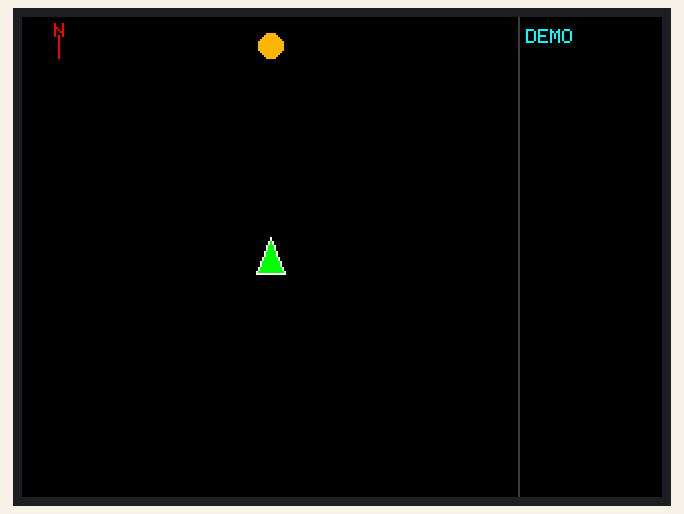
A sketch run on a simulated ESP32. On the bench: 320×240 colour display.

Above: at 0.38 s.
At 0.79 s:
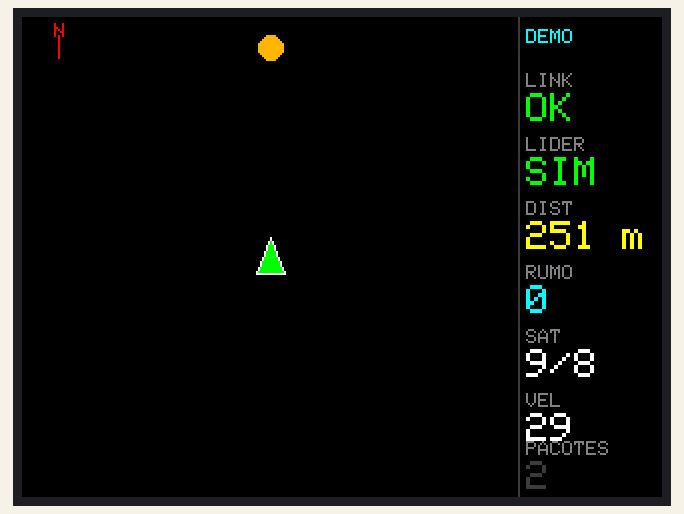
At 2.95 s:
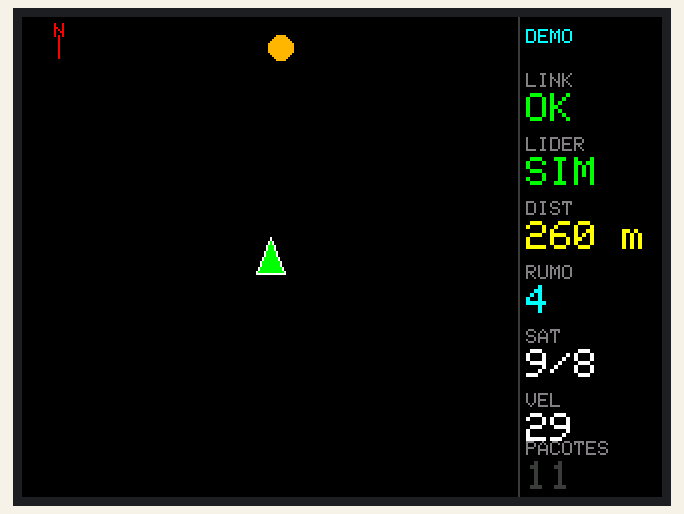
At 5.52 s:
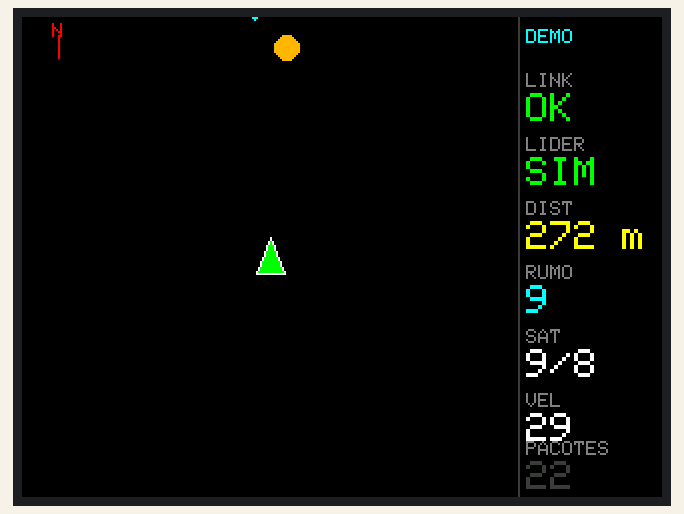
At 12.61 s:
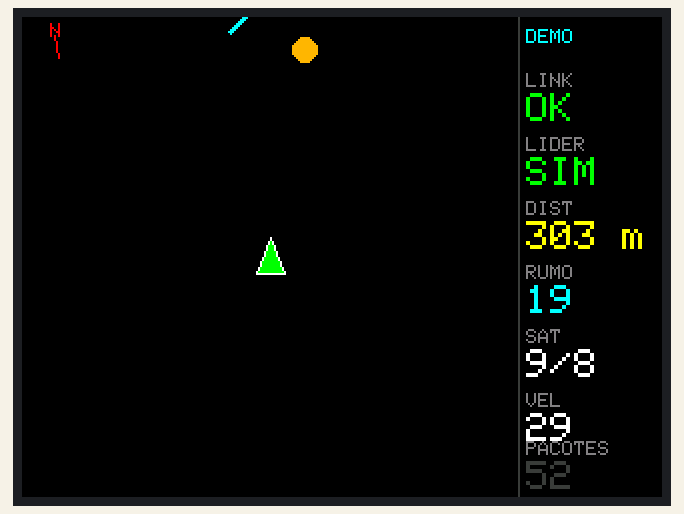
At 39.83 s:
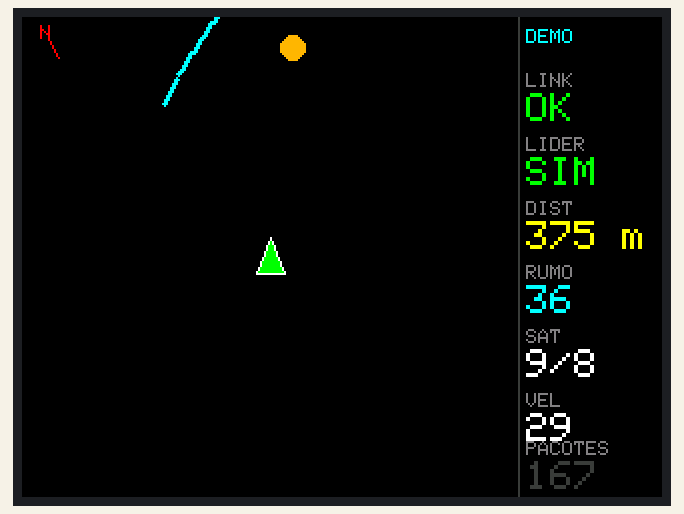

The sketch:

cyd_map_sim.ino
```cpp
/*
 * CYD (ESP32) - SIMULACAO do mapa estilo Waze (sem LoRa, sem GPS).
 * -------------------------------------------------------------------------
 * Mostra como vai ficar a tela do seguidor:
 *   - EU no centro (triangulo verde), mapa HEADING-UP (gira com meu rumo).
 *   - LIDER (circulo laranja) se movendo, com RASTRO (breadcrumb) em ciano.
 *   - Seta na borda quando o lider sai da tela + linha/distancia ate ele.
 *   - Painel: LINK, LIDER fix, distancia, rumo, satelites, velocidade, pacotes.
 * Tudo com dados FALSOS (animacao) so pra visualizar o layout no CYD real.
 * Desenho num sprite offscreen -> sem flicker.
 */
#define LGFX_AUTODETECT
#define LGFX_USE_V1
#include <LovyanGFX.hpp>
#include <LGFX_AUTODETECT.hpp>
#include <math.h>

static LGFX tft;

// ---- layout (320x240 paisagem) ----
const int SCR_W = 320, SCR_H = 240;
const int PANEL_W = 72;           // painel mais estreito -> mapa maior
const int MW = SCR_W - PANEL_W;   // largura do mapa = 210
const int MH = SCR_H;             // 240
const int CX = MW / 2;            // centro do mapa (eu)
const int CY = MH / 2;
const int PX = SCR_W - PANEL_W;   // inicio do painel (x=210)

LGFX_Sprite canvas(&tft);         // buffer do mapa

// ---- cores ----
#define C_BG    0x0841
#define C_BLACK 0x0000
#define C_WHITE 0xFFFF
#define C_GREEN 0x07E0
#define C_CYAN  0x07FF
#define C_ORANG 0xFD20
#define C_YEL   0xFFE0
#define C_RED   0xF800
#define C_GREY  0x8410
#define C_DGREY 0x39E7

const float MPP = 2.0f;           // metros por pixel (zoom)

// ---- estado simulado (metros, referencial absoluto) ----
float meX = 0, meY = 0, heading = 0;   // minha posicao e rumo (graus)
float t = 0;                            // tempo de simulacao
uint32_t pkt = 0;

struct Pt { float x, y; };
const int TRAIL_MAX = 400;
Pt trail[TRAIL_MAX];
int trailN = 0, trailHead = 0;
float lastTX = 1e9, lastTY = 1e9;

void addTrail(float x, float y) {
  float dx = x - lastTX, dy = y - lastTY;
  if (dx*dx + dy*dy < 9.0f) return;    // move >3m
  trail[trailHead] = {x, y};
  trailHead = (trailHead + 1) % TRAIL_MAX;
  if (trailN < TRAIL_MAX) trailN++;
  lastTX = x; lastTY = y;
}

// converte ponto absoluto (metros) -> tela, com EU no centro e heading-up
void worldToScreen(float ax, float ay, int &sx, int &sy) {
  float dx = ax - meX;              // leste
  float dy = ay - meY;              // norte
  float h = heading * (float)M_PI / 180.0f;
  float up    =  dy * cosf(h) + dx * sinf(h);
  float right =  dx * cosf(h) - dy * sinf(h);
  sx = CX + (int)(right / MPP);
  sy = CY - (int)(up    / MPP);
}

void setup() {
  Serial.begin(115200);
  tft.init();
  tft.setRotation(1);
  tft.fillScreen(C_BLACK);

  canvas.setColorDepth(8);        // 8 bits -> ~60KB (cabe na RAM do ESP32)
  if (!canvas.createSprite(MW, MH)) {
    tft.setTextColor(C_RED); tft.setCursor(10,10); tft.print("sem memoria p/ sprite");
  }
  drawPanelStatic();
}

// ---- painel (lado direito) ----
void drawPanelStatic() {
  tft.fillRect(PX, 0, PANEL_W, SCR_H, C_BLACK);
  tft.drawFastVLine(PX, 0, SCR_H, C_DGREY);
  tft.setTextColor(C_CYAN, C_BLACK);
  tft.setTextSize(1);
  tft.setCursor(PX + 4, 6); tft.print("DEMO");
}

void panelVal(int y, const char* label, const char* val, uint16_t col) {
  tft.setTextSize(1); tft.setTextColor(C_GREY, C_BLACK);
  tft.setCursor(PX + 4, y); tft.print(label);
  tft.setTextSize(2); tft.setTextColor(col, C_BLACK);
  tft.setCursor(PX + 4, y + 10); tft.printf("%-5s", val);
}

void loop() {
  // ---- avanca a simulacao ----
  t += 0.05f;
  heading = 40.0f * sinf(t * 0.1f);            // rumo balanca +-40 graus
  float h = heading * (float)M_PI / 180.0f;
  float v = 8.0f * 0.05f;                        // eu ando pra frente
  meX += v * sinf(h);
  meY += v * cosf(h);

  // lider: a frente de mim, distancia varia (as vezes sai da tela)
  float lead = 120.0f + 260.0f * (0.5f + 0.5f * sinf(t * 0.15f));
  float lateral = 70.0f * sinf(t * 0.30f);
  float lx = meX + lead * sinf(h) + lateral * cosf(h);
  float ly = meY + lead * cosf(h) - lateral * sinf(h);
  addTrail(lx, ly);
  pkt++;

  // ---- desenha o mapa no sprite ----
  canvas.fillScreen(C_BG);

  // rastro
  int psx = -9999, psy = -9999;
  for (int k = 0; k < trailN; k++) {
    int idx = (trailHead - trailN + k + TRAIL_MAX) % TRAIL_MAX;
    int sx, sy; worldToScreen(trail[idx].x, trail[idx].y, sx, sy);
    if (psx > -9999) canvas.drawLine(psx, psy, sx, sy, C_CYAN);
    canvas.fillCircle(sx, sy, 1, C_CYAN);
    psx = sx; psy = sy;
  }

  // lider
  int lsx, lsy; worldToScreen(lx, ly, lsx, lsy);
  bool vis = (lsx >= 0 && lsx < MW && lsy >= 0 && lsy < MH);
  if (vis) {
    canvas.drawLine(CX, CY, lsx, lsy, C_DGREY);
    canvas.fillCircle(lsx, lsy, 5, C_ORANG);
    canvas.drawCircle(lsx, lsy, 8, C_WHITE);
  } else {
    // seta na borda apontando pro lider
    float ax = lsx - CX, ay = lsy - CY, L = sqrtf(ax*ax + ay*ay);
    ax /= L; ay /= L;
    int ex = CX + (int)(ax * (CX - 14)); ex = constrain(ex, 12, MW - 12);
    int ey = CY + (int)(ay * (CY - 14)); ey = constrain(ey, 12, MH - 12);
    canvas.fillCircle(ex, ey, 6, C_ORANG);
  }

  // EU (centro)
  canvas.fillTriangle(CX, CY-10, CX-7, CY+8, CX+7, CY+8, C_GREEN);
  canvas.drawTriangle(CX, CY-10, CX-7, CY+8, CX+7, CY+8, C_WHITE);

  // indicador de Norte (gira)
  float ux = -sinf(h), uy = cosf(h);
  canvas.drawLine(18, 20, 18 + (int)(ux*12), 20 - (int)(uy*12), C_RED);
  canvas.setTextColor(C_RED); canvas.setTextSize(1);
  canvas.setCursor(18 + (int)(ux*15) - 2, 20 - (int)(uy*15) - 3); canvas.print("N");

  canvas.pushSprite(0, 0);

  // ---- painel ----
  float dx = lx - meX, dy = ly - meY;
  float dist = sqrtf(dx*dx + dy*dy);
  float brg = atan2f(dx, dy) * 180.0f / (float)M_PI; if (brg < 0) brg += 360;
  char b[16];
  panelVal(28,  "LINK",   "OK",  C_GREEN);
  panelVal(60,  "LIDER",  "SIM", C_GREEN);
  snprintf(b, sizeof(b), "%d m", (int)dist);      panelVal(92,  "DIST", b, C_YEL);
  snprintf(b, sizeof(b), "%d", (int)brg);         panelVal(124, "RUMO", b, C_CYAN);
  snprintf(b, sizeof(b), "%d/%d", 9, 8);          panelVal(156, "SAT", b, C_WHITE);
  snprintf(b, sizeof(b), "%.0f", 8.0f*3.6f);      panelVal(188, "VEL", b, C_WHITE);
  snprintf(b, sizeof(b), "%lu", (unsigned long)pkt); panelVal(212, "PACOTES", b, C_DGREY);

  delay(40);
}
```
